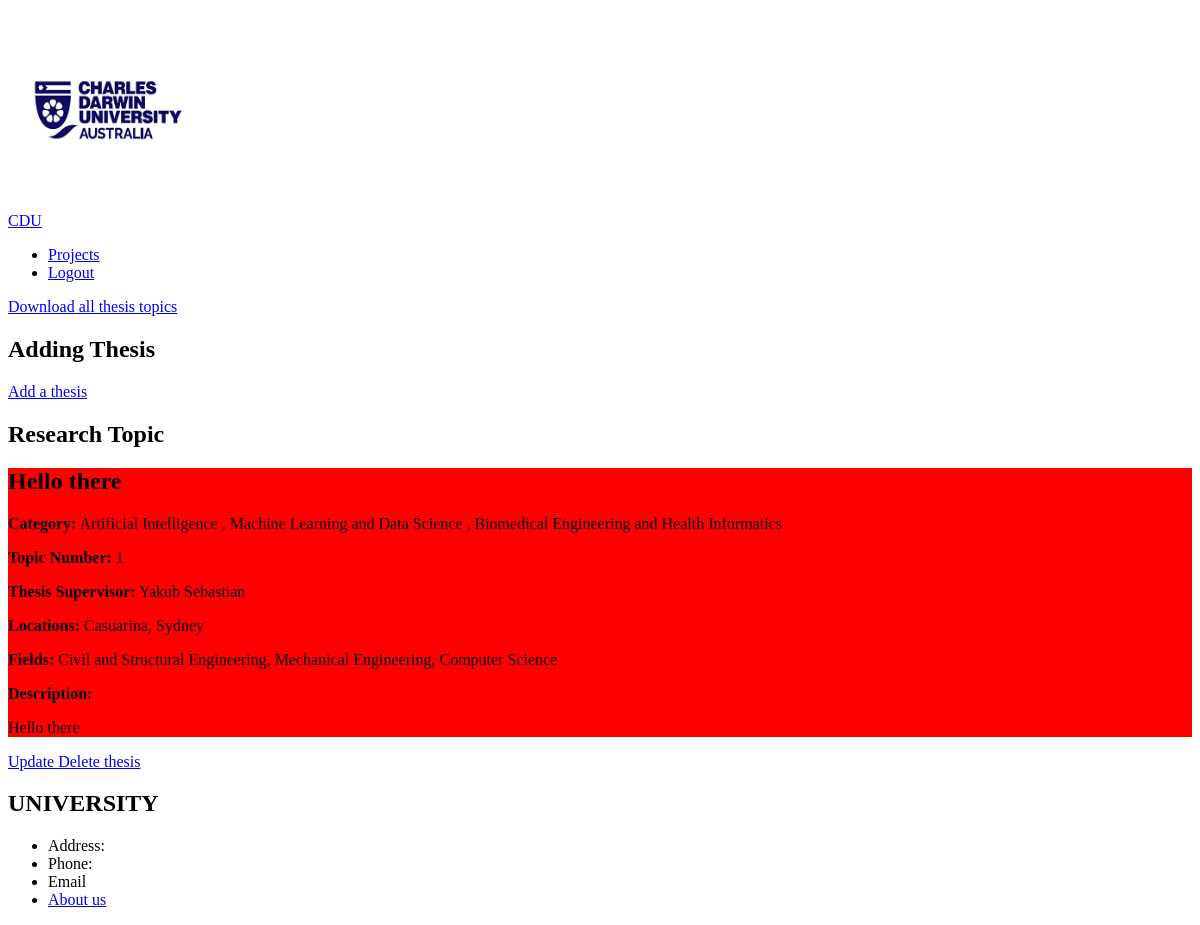
The page /management/projects/ (signed in) on the database as committed earlier.
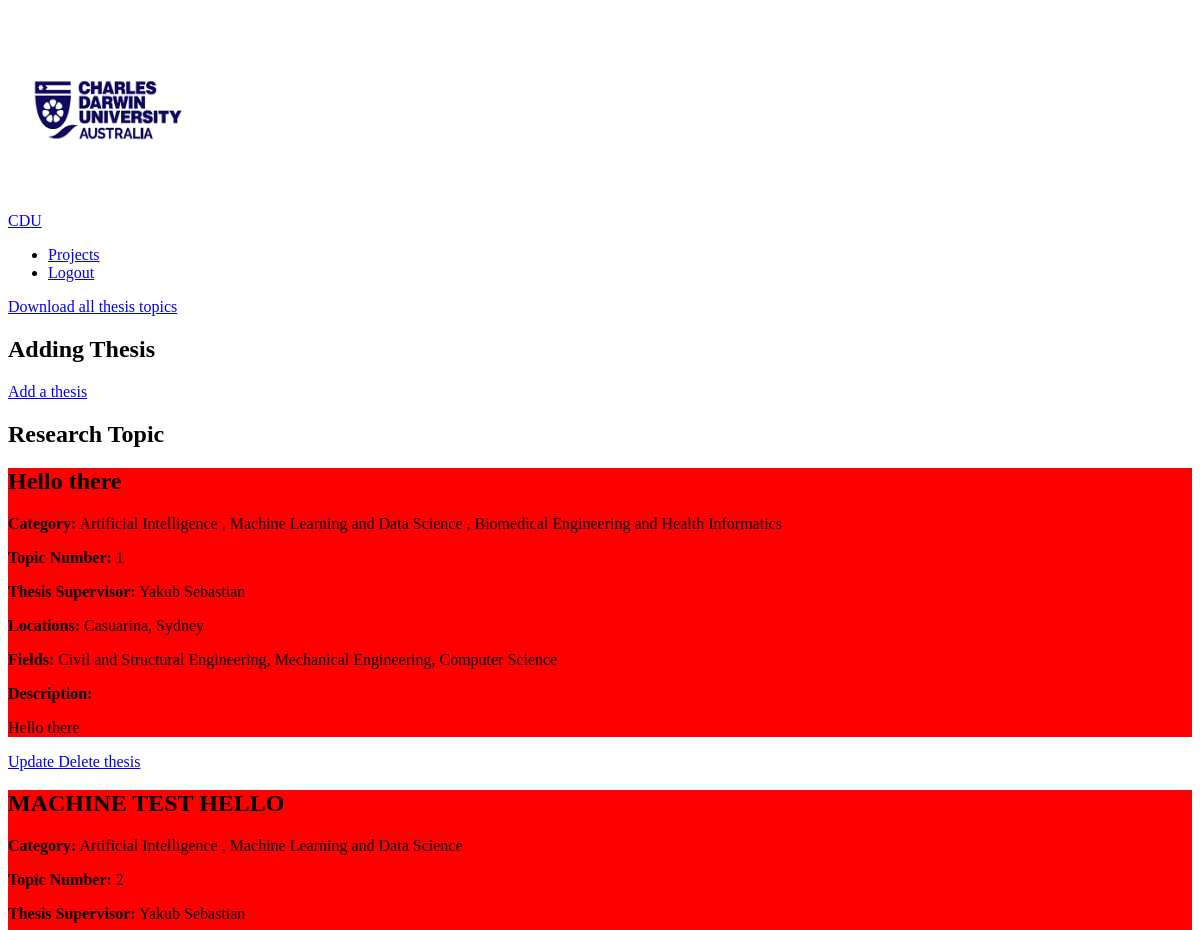
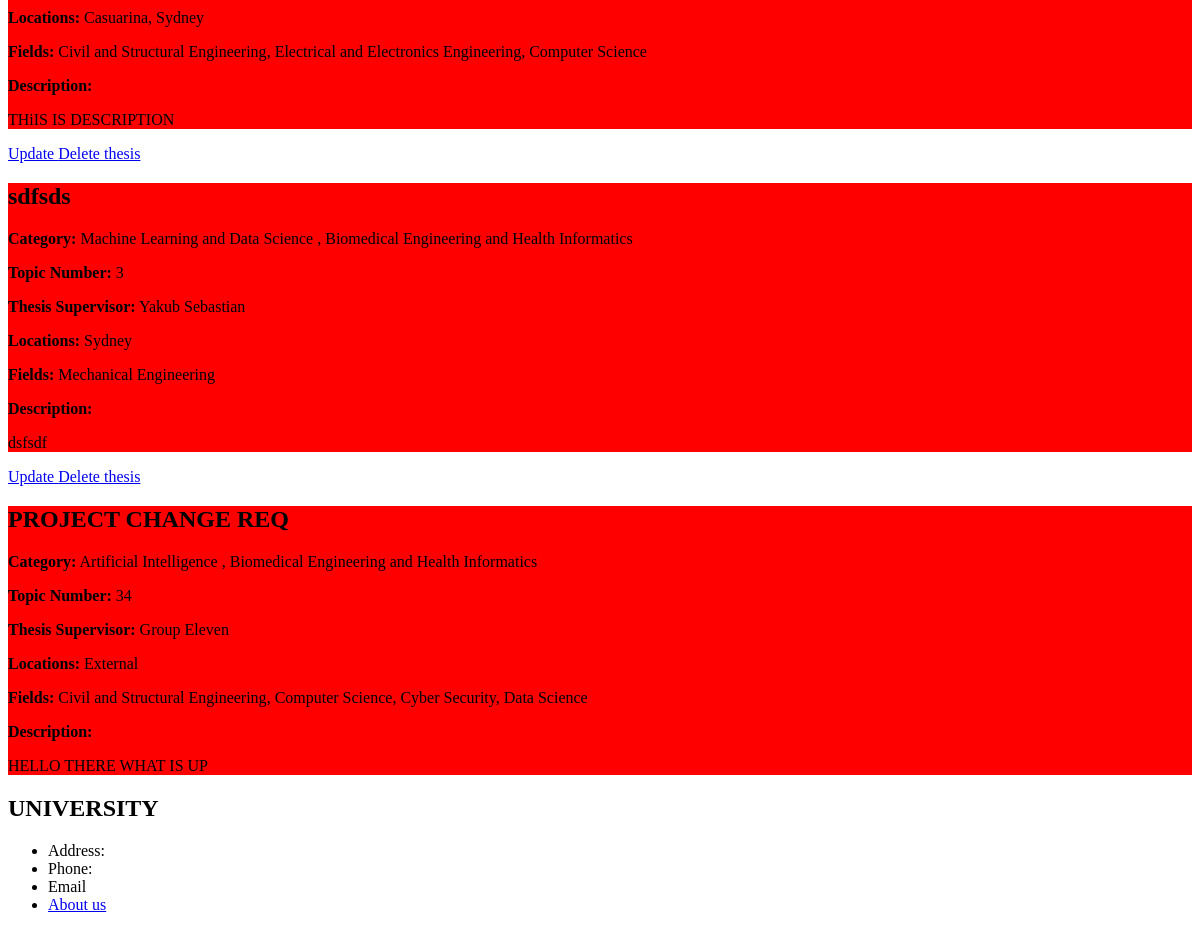
The same page on the database as committed later (2 pictures, top to bottom).
### management/models.py (models this page shows, shortened)
class Project(models.Model):
    supervisor = models.ForeignKey(User, null=True, on_delete=models.SET_NULL)
    title = models.CharField(max_length=100, null=True)
    category = models.ManyToManyField("Category", blank=True)
    topic_num = models.PositiveIntegerField("Topic number", null=True, unique=True)
    location = models.ManyToManyField("Location", blank=True)
    research_areas = models.ManyToManyField("ResearchArea", blank=True)
    description = models.TextField(blank=True)

class Category(models.Model):
    name = models.CharField(max_length=100)

class Location(models.Model):
    name = models.CharField(max_length=30)

class ResearchArea(models.Model):
    name = models.CharField(max_length=60)

### accounts/models.py (models this page shows)
class User(AbstractUser):
    USER_TYPE_CHOICES = (
        ('unit_coordinator', 'Unit Coordinator'),
        ('supervisor', 'Supervisor'),
        ('student', 'Student'),
    )
    user_type = models.CharField(max_length=20, choices=USER_TYPE_CHOICES, default='student')
    groups = models.ManyToManyField(
        'auth.Group',
        verbose_name='groups',
        blank=True,
        help_text='The groups this user belongs to. A user will get all permissions granted to each of their groups.',
        related_name='custom_user_set',
        related_query_name='user',
    )
    user_permissions = models.ManyToManyField(
        'auth.Permission',
        verbose_name='user permissions',
        blank=True,
        help_text='Specific permissions for this user.',
        related_name='custom_user_set',
        related_query_name='user',
    )

### management/views.py (the view)
# urls.py: path("projects/", views.manage_project, name="manage-project"),
@login_required
@user_passes_test(lambda user: user.user_type in ['supervisor', 'unit_coordinator'])
def manage_project(request):
    projects_list = Project.objects.all().order_by("topic_num")
    context = {
        "projects": projects_list
    }
    return render(request, "management/management_project.html", context)

### management/templates/management/management_project.html (shortened to what this page needs)
{% extends "management/management_base.html" %}
{% load static %}
{% block css_files %}
    <link rel="stylesheet" href="{% static "management/management_project.css"%}">
{% endblock %}
{% block content %}
{% if user.is_authenticated  %}
    {% if user.user_type == "unit_coordinator" or user.user_type == "supervisor" %}
        <a href="{% url "project-csv" %}">Download all thesis topics</a>
        <section class="add">
            <h1>Adding Thesis</h1>
            <a href="{% url "add-project" %}">Add a thesis</a>
        </section>
        <section class="unit_coordinator">
            <h1 class="container__heading">Research Topic</h1>
            {% for project in projects %}
                <section class="section">
                    <div class="container">
                        <div class="project">
                            <h2 class="project__heading">{{ project.title }}</h2>
                            <p class="project__paragraph"><strong>Category:</strong>
                                {% for category in project.category.all %}
                                    {{ category.name }}
                                    {% if not forloop.last %}, {% endif %}
                                {% endfor %}
                            </p>
                            <p class="project__paragraph"><strong>Topic Number:</strong> {{ project.topic_num }}</p>
                            <p class="project__paragraph"><strong>Thesis Supervisor:</strong> {{ project.supervisor.first_name }} {{ project.supervisor.last_name }}</p>
                            <p class="project__paragraph"><strong>Locations:</strong>
                                {% for location in project.location.all %}
                                    {{ location.name }}{% if not forloop.last %}, {% endif %}
                                {% empty %}
                                    None
                                {% endfor %}
                                </p>
                            <p class="project__paragraph"><strong>Fields:</strong>
                                {% for research_area in project.research_areas.all %}
                                    {{ research_area.name }}{% if not forloop.last %}, {% endif %}
                                {% empty %}
                                    None
                                {% endfor %}
                            </p>
                            <p class="project__paragraph"><strong>Description: </strong> {{ project.description|linebreaks }}</p>
                        </div>
                    </div>
                </section>
                {% if user.is_authenticated %}
                    {% if user.user_type == "unit_coordinator" or user == project.supervisor %}
                        <section class="section">
                            <a class="link link__update" href="{% url 'update-project' project.topic_num %}"> Update </a>
                            <a class="link link__delete" href="{% url 'delete-project' project.topic_num %}"> Delete thesis </a>
                        </section>
                    {% endif %}
                {% endif %}
            {% endfor %}
        </section>
    {% endif %}
{% endif %}
{% endblock content %}

Rows that differ between the two databases and show on the page:
added Project: title "MACHINE TEST HELLO", topic_num "2", supervisor.first_name "Yakub", supervisor.last_name "Sebastian", description "THiIS IS DESCRIPTION", shows "Update", Category (name "Artificial Intelligence"), Category (name "Machine Learning and Data Science"), Location (name "Casuarina"), Location (name "Sydney"), ResearchArea (name "Civil and Structural Engineering"), ResearchArea (name "Computer Science")
now on this page (row unchanged): ResearchArea: name "Electrical and Electronics Engineering", shown under "MACHINE TEST HELLO"
added Project: title "sdfsds", topic_num "3", supervisor.first_name "Yakub", supervisor.last_name "Sebastian", description "dsfsdf", shows "Update", Category (name "Machine Learning and Data Science"), Category (name "Biomedical Engineering and Health Informatics"), Location (name "Sydney"), ResearchArea (name "Mechanical Engineering")
added Project: title "PROJECT CHANGE REQ", topic_num "34", supervisor.first_name "Group", supervisor.last_name "Eleven", description "HELLO THERE WHAT IS UP", Category (name "Artificial Intelligence"), Category (name "Biomedical Engineering and Health Informatics"), ResearchArea (name "Civil and Structural Engineering"), ResearchArea (name "Computer Science")
now on this page (row unchanged): Location: name "External", shown under "PROJECT CHANGE REQ"
now on this page (row unchanged): ResearchArea: name "Cyber Security", shown under "PROJECT CHANGE REQ"
now on this page (row unchanged): ResearchArea: name "Data Science", shown under "PROJECT CHANGE REQ"
